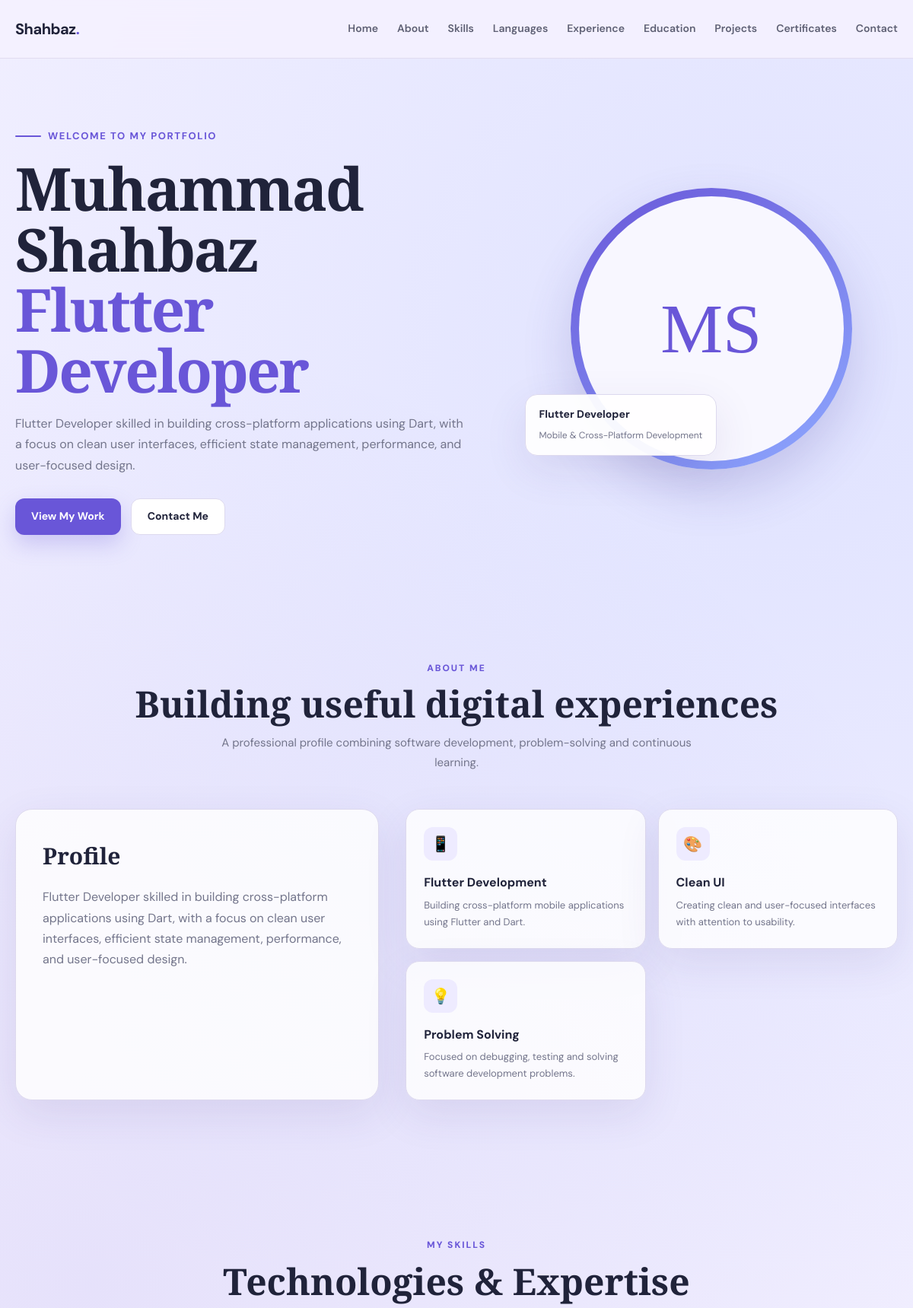
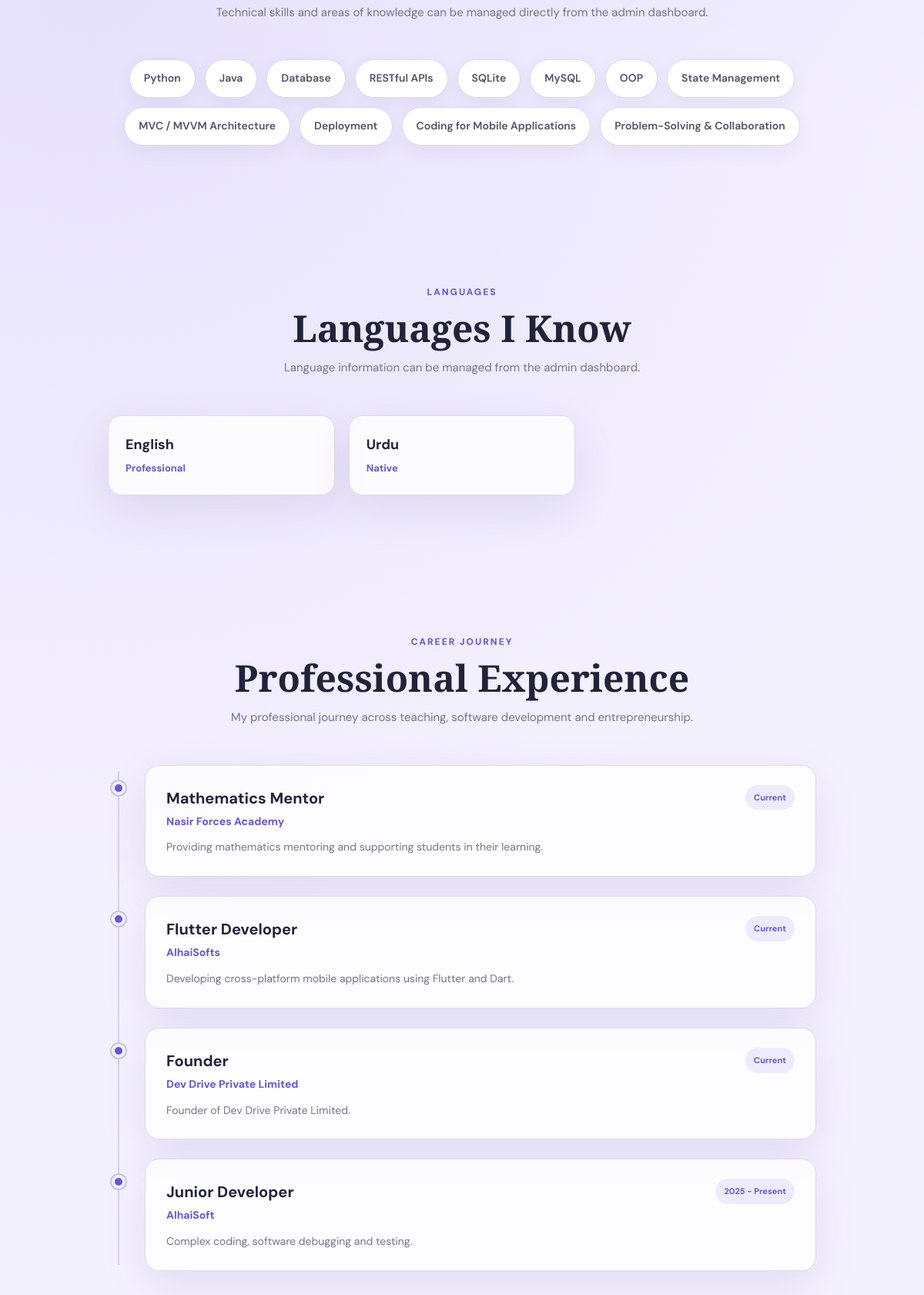
The page / (upper part) on the database its author committed (2 pictures, top to bottom).
### tables this page shows
CREATE TABLE `info` (
  `id` int(10) UNSIGNED NOT NULL AUTO_INCREMENT,
  `name` varchar(150) NOT NULL,
  `title` varchar(255) NOT NULL,
  `bio` text DEFAULT NULL,
  `profile_pic` varchar(255) DEFAULT NULL,
  `cv_file` varchar(255) DEFAULT NULL,
  PRIMARY KEY (`id`)
);

CREATE TABLE `highlights` (
  `id` int(10) UNSIGNED NOT NULL AUTO_INCREMENT,
  `title` varchar(255) NOT NULL,
  `description` text DEFAULT NULL,
  `icon` varchar(100) DEFAULT NULL,
  PRIMARY KEY (`id`)
);

CREATE TABLE `skills` (
  `id` int(10) UNSIGNED NOT NULL AUTO_INCREMENT,
  `skill_name` varchar(150) NOT NULL,
  PRIMARY KEY (`id`)
);

CREATE TABLE `languages` (
  `id` int(10) UNSIGNED NOT NULL AUTO_INCREMENT,
  `language` varchar(100) NOT NULL,
  `level` varchar(100) DEFAULT NULL,
  PRIMARY KEY (`id`)
);

CREATE TABLE `experience` (
  `id` int(10) UNSIGNED NOT NULL AUTO_INCREMENT,
  `date` varchar(100) DEFAULT NULL,
  `role` varchar(255) NOT NULL,
  `company` varchar(255) NOT NULL,
  `description` text DEFAULT NULL,
  PRIMARY KEY (`id`)
);

### admin/includes/functions.php (called while the page is built, shortened)
<?php
require_once __DIR__ . '/config.php';
function getInfo()
{
    global $conn;
    $result = $conn->query(
        "SELECT * FROM info ORDER BY id ASC LIMIT 1"
    );
    return $result ? $result->fetch_assoc() : null;
}
function getSkills(): array
{
    global $conn;
    $rows = [];
    $result = $conn->query(
        "SELECT * FROM skills ORDER BY id ASC"
    );
    if ($result) {
        while ($row = $result->fetch_assoc()) {
            $rows[] = $row;
        }
    }
    return $rows;
}
function getExperience(): array
{
    global $conn;
    $rows = [];
    $result = $conn->query(
        "SELECT * FROM experience ORDER BY id ASC"
    );
    if ($result) {
        while ($row = $result->fetch_assoc()) {
            $rows[] = $row;
        }
    }
    return $rows;
}
function getHighlights(): array
{
    global $conn;
    $rows = [];
    $result = $conn->query(
        "SELECT * FROM highlights ORDER BY id ASC"
    );
    if ($result) {
        while ($row = $result->fetch_assoc()) {
            $rows[] = $row;
        }
    }
    return $rows;
}
function getLanguages(): array
{
    global $conn;
    $rows = [];
    $result = $conn->query(
        "SELECT * FROM languages ORDER BY id ASC"
    );
    if ($result) {
        while ($row = $result->fetch_assoc()) {
            $rows[] = $row;
        }
    }
    return $rows;
}
?>

### index.php (the view, shortened to what this page needs)
<?php
require_once __DIR__ . '/admin/includes/functions.php';
$info       = getInfo();
$skills     = getSkills();
$highlights = getHighlights();
$dbExp      = getExperience();
$languages  = getLanguages();
$profile = [
    'name'       => 'Muhammad Shahbaz',
    'title'      => 'Flutter Developer',
    'bio'        => 'Flutter Developer skilled in building cross-platform apps with Dart, clean UIs, and efficient state management. Passionate about performance and user-focused design.',
    'profile_pic' => '',
    'cv_file'    => ''
];
if (!empty($info)) {
    $profile['name']        = $info['name'] ?? $profile['name'];
    $profile['title']       = $info['title'] ?? $profile['title'];
    $profile['bio']         = $info['bio'] ?? $profile['bio'];
    $profile['profile_pic'] = $info['profile_pic'] ?? '';
    $profile['cv_file']     = $info['cv_file'] ?? '';
}
$fallbackExperience = [
    [
        'role' => 'Mathematics Mentor',
        'date' => 'First Experience',
        'company' => 'Nasir Forces Academy',
        'description' => 'Worked as a Mathematics Mentor, supporting students in mathematics learning and academic development.'
    ],
    [
        'role' => 'Flutter Developer',
        'date' => 'Second Experience',
        'company' => 'AlhaiSofts',
        'description' => 'Worked as a Flutter Developer with responsibilities including coding, software debugging and testing.'
    ],
    [
        'role' => 'Founder',
        'date' => 'Current',
        'company' => 'Dev Drive Private Limited',
        'description' => 'Founder of Dev Drive Private Limited, working on software and technology-focused initiatives.'
    ]
];
$experience = [];
if (!empty($dbExp)) {
    foreach ($dbExp as $item) {
        $experience[] = [
            'role' => $item['role'] ?? 'Professional Experience',
            'date' => $item['date'] ?? '',
            'company' => $item['company'] ?? '',
            'description' => $item['description'] ?? ''
        ];
    }
} else {
    $experience = $fallbackExperience;
}
function esc($value): string
{
    return htmlspecialchars((string)$value, ENT_QUOTES, 'UTF-8');
}
function renderIcon($icon, string $fallback = '✦'): string
{
    $icon = trim((string)$icon);
    if (preg_match('/^fa-(solid|regular|brands)\s+fa-[a-z0-9-]+(?:\s+fa-[a-z0-9-]+)*$/i', $icon)) {
        return '<i class="' . esc($icon) . '" aria-hidden="true"></i>';
    }
    return esc($icon);
}
$profileImage = '';
$cvLink = '';
?>
<!DOCTYPE html>
<html lang="en">
<head>
    <link rel="stylesheet" href="https://cdnjs.cloudflare.com/ajax/libs/font-awesome/6.5.2/css/all.min.css">
</head>
<body>
<header class="navbar">
    <div class="container nav-inner">
        <a href="#home" class="brand">
            Shahbaz<span>.</span>
        </a>
        <ul class="nav-links">
            <li><a href="#home">Home</a></li>
            <li><a href="#about">About</a></li>
            <li><a href="#skills">Skills</a></li>
            <li><a href="#languages">Languages</a></li>
            <li><a href="#experience">Experience</a></li>
            <li><a href="#education">Education</a></li>
            <li><a href="#projects">Projects</a></li>
            <li><a href="#certificates">Certificates</a></li>
            <li><a href="#contact">Contact</a></li>
        </ul>
    </div>
</header>
<main>
    <section class="hero" id="home">
        <div class="container hero-grid">
            <div class="hero-content">
                <div class="eyebrow">Welcome to my portfolio</div>
                <h1>
                    <?= esc($profile['name']); ?><br>
                    <span><?= esc($profile['title']); ?></span>
                </h1>
                <p class="hero-text">
                    <?= esc($profile['bio']); ?>
                </p>
                <div class="hero-buttons">
                    <a href="#projects" class="btn btn-primary">View My Work</a>
                    <?php if ($cvLink): ?>
                        <a href="<?= esc($cvLink); ?>" target="_blank" class="btn btn-outline">View CV</a>
                    <?php else: ?>
                        <a href="#contact" class="btn btn-outline">Contact Me</a>
                    <?php endif; ?>
                </div>
            </div>
            <div class="hero-card">
                <div class="profile-frame">
                    <div class="profile-inner">
                        <?php if ($profileImage): ?>
                            <img src="<?= esc($profileImage); ?>" alt="<?= esc($profile['name']); ?>">
                        <?php else: ?>
                            <div class="profile-placeholder">MS</div>
                        <?php endif; ?>
                    </div>
                </div>
                <div class="floating-card">
                    <strong>Flutter Developer</strong>
                    <small>Mobile & Cross-Platform Development</small>
                </div>
            </div>
        </div>
    </section>
    <section id="about">
        <div class="container">
            <div class="section-heading">
                <div class="mini">About Me</div>
                <h2>Building useful digital experiences</h2>
                <p>
                    A professional profile combining software development,
                    problem-solving and continuous learning.
                </p>
            </div>
            <div class="about-wrap">
                <div class="about-box">
                    <h3>Profile</h3>
                    <p><?= esc($profile['bio']); ?></p>
                </div>
                <div class="about-points">
                    <?php if (!empty($highlights)): ?>
                        <?php foreach ($highlights as $highlight): ?>
                            <article class="highlight-card">
                                <div class="highlight-icon">
                                    <?= renderIcon($highlight['icon'] ?? '', '✦'); ?>
                                </div>
                                <h3><?= esc($highlight['title'] ?? 'Highlight'); ?></h3>
                                <p><?= esc($highlight['description'] ?? ''); ?></p>
                            </article>
                        <?php endforeach; ?>
                    <?php endif; ?>
                </div>
            </div>
        </div>
    </section>
    <section id="skills">
        <div class="container">
            <div class="section-heading">
                <div class="mini">My Skills</div>
                <h2>Technologies & Expertise</h2>
                <p>
                    Technical skills and areas of knowledge can be managed directly
                    from the admin dashboard.
                </p>
            </div>
            <div class="skills-grid">
                <?php foreach ($skills as $skill): ?>
                    <span class="skill-pill">
                        <?= esc($skill['skill_name'] ?? ''); ?>
                    </span>
                <?php endforeach; ?>
            </div>
        </div>
    </section>
    <section id="languages">
        <div class="container">
            <div class="section-heading">
                <div class="mini">Languages</div>
                <h2>Languages I Know</h2>
                <p>Language information can be managed from the admin dashboard.</p>
            </div>
            <div class="language-grid">
                <?php if (!empty($languages)): ?>
                    <?php foreach ($languages as $language): ?>
                        <article class="language-card">
                            <h3><?= esc($language['language'] ?? ''); ?></h3>
                            <?php if (!empty($language['level'])): ?>
                                <div class="language-level"><?= esc($language['level']); ?></div>
                            <?php endif; ?>
                        </article>
                    <?php endforeach; ?>
                <?php else: ?>
                    <div class="empty-content">No languages have been added yet.</div>
                <?php endif; ?>
            </div>
        </div>
    </section>
    <section id="experience">
        <div class="container">
            <div class="section-heading">
                <div class="mini">Career Journey</div>
                <h2>Professional Experience</h2>
                <p>
                    My professional journey across teaching, software development
                    and entrepreneurship.
                </p>
            </div>
            <div class="timeline">
                <?php foreach ($experience as $item): ?>
                    <article class="timeline-item">
                        <div class="timeline-dot"></div>
                        <div class="timeline-card">
                            <div class="timeline-top">
                                <div>
                                    <h3><?= esc($item['role']); ?></h3>
                                    <?php if (!empty($item['company'])): ?>
                                        <div class="company">
                                            <?= esc($item['company']); ?>
                                        </div>
                                    <?php endif; ?>
                                </div>
                                <?php if (!empty($item['date'])): ?>
                                    <div class="date">
                                        <?= esc($item['date']); ?>
                                    </div>
                                <?php endif; ?>
                            </div>
                            <?php if (!empty($item['description'])): ?>
                                <p><?= esc($item['description']); ?></p>
                            <?php endif; ?>
                        </div>
                    </article>
                <?php endforeach; ?>
            </div>
        </div>
    </section>
</main>
</body>
</html>

### rows shown on the page
info: name "Muhammad Shahbaz", title "Flutter Developer", bio "Flutter Developer skilled in building cross-platform applications using Dart, with a focus on clean user interfaces, efficient state management, performance, and user-focused design."
highlights: icon "📱", title "Flutter Development", description "Building cross-platform mobile applications using Flutter and Dart."
highlights: icon "🎨", title "Clean UI", description "Creating clean and user-focused interfaces with attention to usability."
highlights: icon "💡", title "Problem Solving", description "Focused on debugging, testing and solving software development problems."
skills: skill_name "Python"
skills: skill_name "Java"
skills: skill_name "Database"
skills: skill_name "RESTful APIs"
skills: skill_name "SQLite"
skills: skill_name "MySQL"
skills: skill_name "OOP"
skills: skill_name "State Management"
skills: skill_name "MVC / MVVM Architecture"
skills: skill_name "Deployment"
skills: skill_name "Coding for Mobile Applications"
skills: skill_name "Problem-Solving & Collaboration"
languages: language "English", level "Professional"
languages: language "Urdu", level "Native"
experience: role "Mathematics Mentor", company "Nasir Forces Academy", date "Current", description "Providing mathematics mentoring and supporting students in their learning."
experience: role "Flutter Developer", company "AlhaiSofts", date "Current", description "Developing cross-platform mobile applications using Flutter and Dart."
experience: role "Founder", company "Dev Drive Private Limited", date "Current", description "Founder of Dev Drive Private Limited."
experience: role "Junior Developer", company "AlhaiSoft", date "2025 - Present", description "Complex coding, software debugging and testing."
